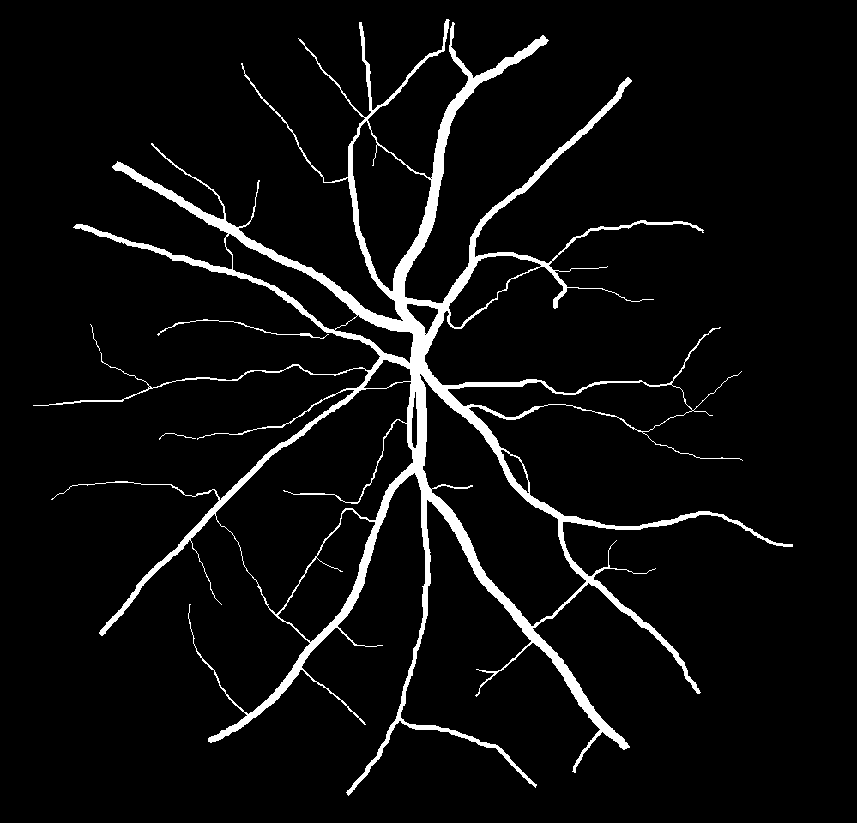
#> input picture nnunetv2/nnUNet_raw/Dataset100_CHASEDB1/labelsTs/Image_11L.png, 857 x 823 px, shrunk from 999 x 960 before the run, found by its file name
$ python predict_result_evaluation.py
#> lines starting #> are read from the running program, lines starting #| are printed output that depends on the picture; after the words box and inside, x2 and y2 are one past the last pixel; in counts of white or black regions, pixels touching at a corner belong together; long printed decimals are rounded
'''
Descripttion:
version:
Author: ShuaiLei
Date: 2023-11-29 21:11:18
LastEditors: ShuaiLei
LastEditTime: 2023-11-29 22:21:24
'''
import cv2
import numpy as np
import os
import glob


class DiceEvaluation:
    def __init__(self, GT_folder_path, Pre_floder_path):
        self.GT_folder_path = GT_folder_path
        self.Pre_floder_path = Pre_floder_path


    def gen_imgs_path_list(self, image_folder):
        imgs_path = glob.glob(os.path.join(image_folder, '*.png'))
        return imgs_path


    def calculate_image_dice(self, gt_img_path, pre_img_path):
        """
        计算两张二值化图片的Dice系数
        :param gt_img_path: 真实二值化图片路径
        :param pre_img_path: 预测二值化图片路径
        :return: Dice系数
        """
#> called with pre_img_path = 'nnunetv2/nnUNet_predict/Image_11L.png'
        # 读取二值化图片
        gt = cv2.imread(gt_img_path, cv2.IMREAD_GRAYSCALE)
#> gt: shape (823, 857); values 0 (black) and 1 (white), 5.3% white; 4 white regions, box (x1, y1, x2, y2) and area: (33, 19, 793, 796) 37267, (157, 319, 329, 339) 245, (159, 433, 196, 440) 40, (90, 324, 100, 351) 28
        pre = cv2.imread(pre_img_path, cv2.IMREAD_GRAYSCALE)
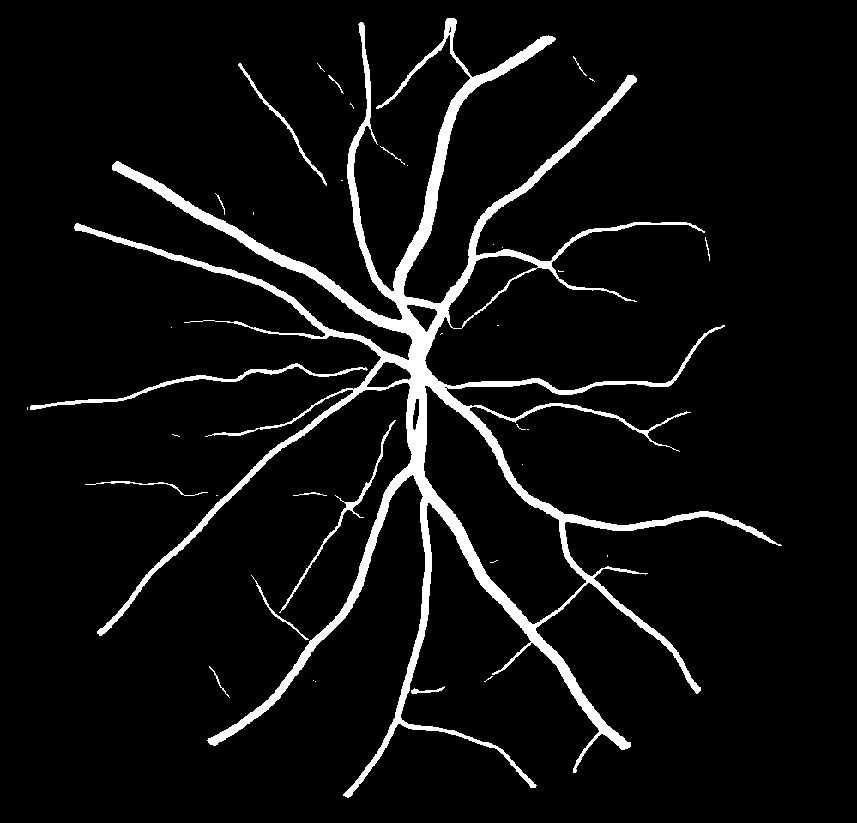
#> input picture nnunetv2/nnUNet_predict/Image_11L.png, 857 x 823 px, shrunk from 999 x 960 before the run, found by its file name
#> pre: shape (823, 857); values 0 (black) and 1 (white), 6.1% white; 37 white regions (23 under 20 px), largest, box (x1, y1, x2, y2) and area: (74, 18, 782, 798) 39675, (30, 363, 368, 410) 1196, (279, 420, 396, 613) 681

        # 计算交集和并集
        intersection = np.logical_and(gt, pre)
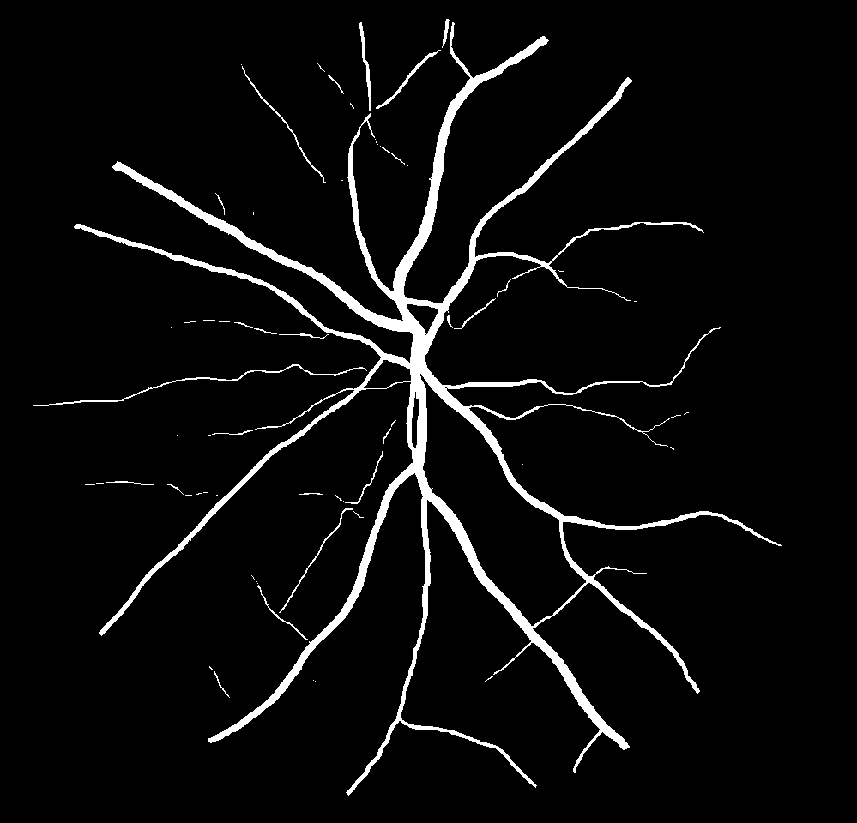
#> intersection: shape (823, 857) bool; 4.7% white; 64 white regions (40 under 20 px), largest, box (x1, y1, x2, y2) and area: (74, 22, 782, 796) 30526, (33, 364, 367, 406) 565, (359, 22, 371, 111) 285
        union = np.logical_or(gt, pre)
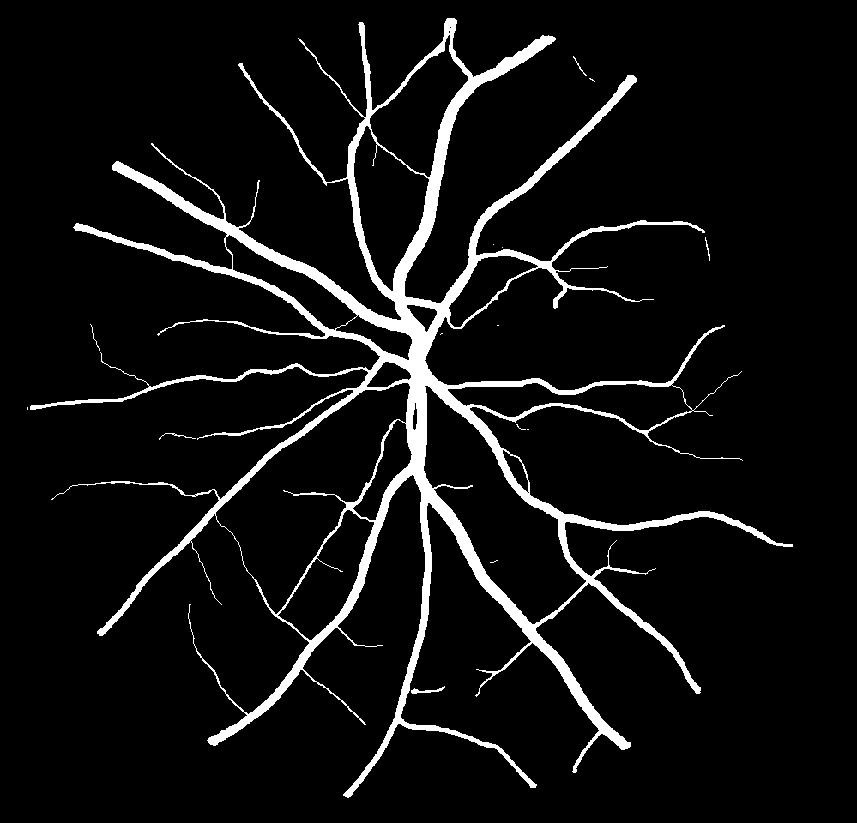
#> union: shape (823, 857) bool; 6.7% white; 15 white regions (9 under 20 px), largest, box (x1, y1, x2, y2) and area: (30, 18, 793, 798) 46915, (411, 686, 445, 694) 99, (159, 433, 196, 440) 47, (705, 237, 710, 261) 32, (573, 56, 587, 76) 31, (90, 324, 100, 351) 28

        # 计算Dice系数
        dice_coefficient = (2.0 * intersection.sum()) / (gt.sum() + pre.sum())
#> dice_coefficient = 0.827

        return dice_coefficient


    def calculate_images_mean_dice(self):
        sum_dice = 0

        gt_files = self.gen_imgs_path_list(self.GT_folder_path)
        pre_files = self.gen_imgs_path_list(self.Pre_floder_path)

        try:
            if len(gt_files) != len(pre_files):
                raise ValueError("Check that the number of true and predicted images are the same")
        except ValueError as e:
            print(f"error:{e}")

        num_imgs = len(gt_files)

        for _ in range(num_imgs):
            file_name = os.path.basename(gt_files[_])
            gt_img_path = os.path.join(self.GT_folder_path, file_name)
            pre_img_path = os.path.join(self.Pre_floder_path, file_name)
            dice = self.calculate_image_dice(gt_img_path, pre_img_path)
#> dice = 0.827
            print(file_name, dice)
#| Image_11L.png 0.8267
            sum_dice += dice
#> sum_dice = 0.827
        return sum_dice / num_imgs


if __name__ == "__main__":

    gt_image_path = 'nnunetv2/nnUNet_raw/Dataset100_CHASEDB1/labelsTs/Image_11L.png'
    pre_image_path = 'nnunetv2/nnUNet_predict/Image_11L.png'

    # 计算Dice系数
    pre_gt_eval = DiceEvaluation("nnunetv2/nnUNet_raw/Dataset100_CHASEDB1/labelsTs",
                                 "nnunetv2/nnUNet_predict")
    mean_dice = pre_gt_eval.calculate_images_mean_dice()
#> mean_dice = 0.827
    print(f"Mean Dice is: {mean_dice}")
#| Mean Dice is: 0.8267
